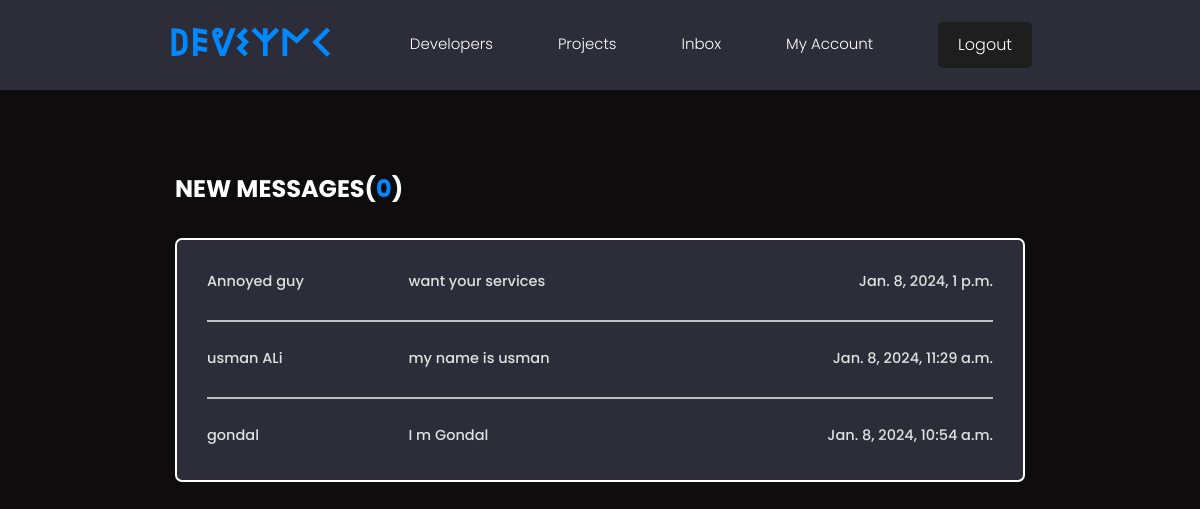
Page /inbox/ (signed in) on the earlier database version.
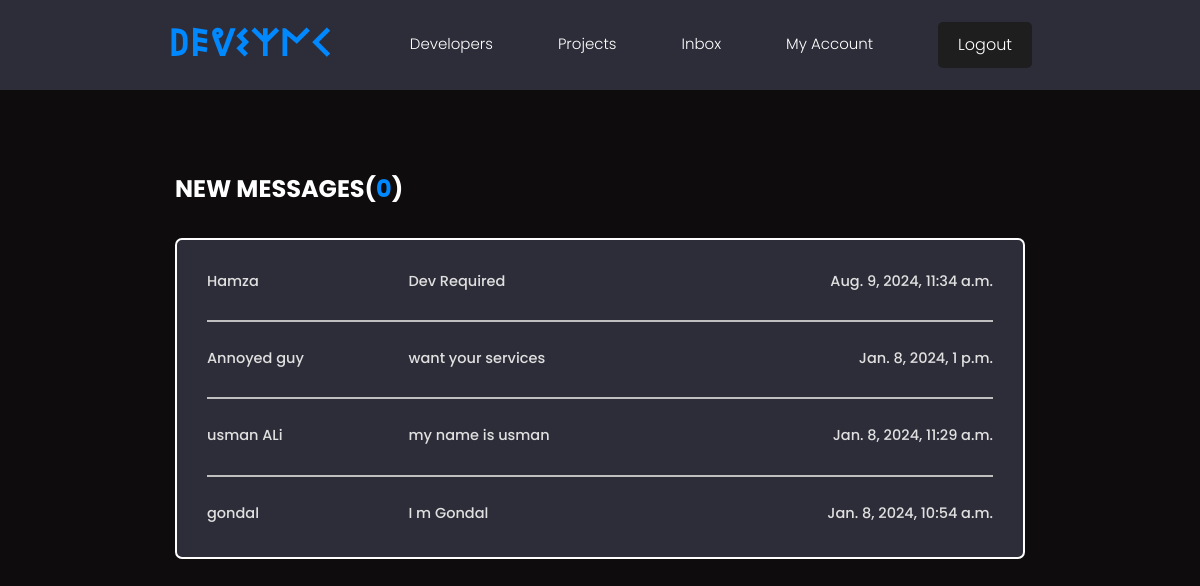
Same page on the later database version.
### users/models.py (models this page shows, shortened)
class Message(models.Model):
    sender = models.ForeignKey(
        Profile, on_delete=models.SET_NULL, null=True, blank=True
    )
    recipient = models.ForeignKey(
        Profile,
        on_delete=models.SET_NULL,
        null=True,
        blank=True,
        related_name="messages",
    )
    name = models.CharField(max_length=200, null=True, blank=True)
    email = models.EmailField(max_length=200, null=True, blank=True)
    subject = models.CharField(max_length=200, null=True, blank=True)
    body = models.TextField()
    is_read = models.BooleanField(default=False, null=True)
    created = models.DateTimeField(auto_now_add=True)
    id = models.UUIDField(
        default=uuid.uuid4, unique=True, primary_key=True, editable=False
    )
    class Meta:
        ordering = ["is_read", "-created"]

### users/views.py (the view)
# urls.py: path('inbox/', views.inbox, name='inbox'),
def inbox(request):
    if request.user.is_authenticated == False:
        messages.success(request, "Login to Acces the Inbox Page")
        return redirect("login-User")
    profile = request.user.profile
    messageRequests = profile.messages.all()
    unreadCount = messageRequests.filter(is_read=False).count()
    context = {
        "page": "Inbox",
        "messageRequests": messageRequests,
        "unreadCount": unreadCount,
        "profile": profile,
    }
    return render(request, "inbox.html", context)

### users/templates/inbox.html
{% extends "base.html" %}
{% block content %}
  <main class="inbox my-xl">
    <div class="content-box">
      <h3 class="inbox__title">New Messages(<span>{{unreadCount}}</span>)</h3>
      <ul class="messages">
        {% for message in messageRequests %}
        {% if message.is_read == False %}
        <li class="message message--unread">
          {% else %}
          <li class="message">
          {% endif %}
          <a href="{% url 'user-message' message.id %}">
            <span class="message__author">{{ message.name }}</span>
            <span class="message__subject">{{ message.subject }}</span>
            <span class="message__date">{{ message.created }}</span>
          </a>
        </li>
        {% endfor  %}
      </ul>
    </div>
  </main>
{% endblock content %}

Differences in the rows shown:
added Message: name "Hamza", subject "Dev Required", created "Aug. 9, 2024, 11:34 a.m."
